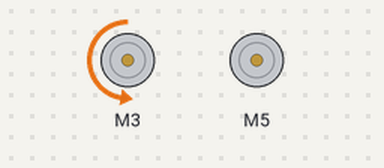
Simulated run of this sketch. Board: Arduino Uno, built with avr-gcc and run on an emulated ATmega328P. On the bench: 2 × DC motor (green arrow = forward, orange = backward, longer = faster). What the sketch prints to the serial monitor is not drawn.

Above: at 0.55 s.
At 1.6 s:
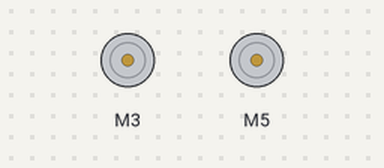
At 2.87 s:
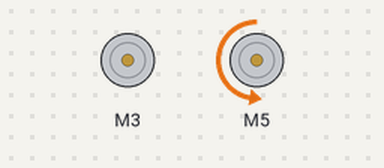
At 4.12 s:
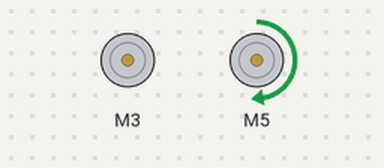
Timing chart, 0 to 4.6 s (numbered marks = the images above):
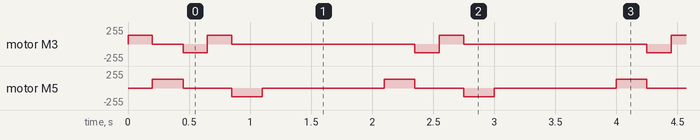

Measured:
- by itself, motor M5: repeats every 1.9 s: stopped 0.40 s, backward 128/255 0.25 s, stopped 1.0 s, forward 128/255 0.25 s
- by itself, motor M3: stopped → forward 128/255 at 0.00 s, → stopped 0.20 s later, → backward 128/255 0.25 s later, → forward 128/255 0.20 s later, … (65 changes in this stretch)

The sketch:

PipeClimber.ino
```cpp
/*******************************************************************************
 * Pipe-Climbing Caterpillar Robot
 * ME3001: Engineering Mechanics
 * By: Tanay Srinivasa U20220086
 ********************************************************************************
 * DESCRIPTION:
 *
 * This code is meant for a internal pipe climbing robot, using a caterpillar like
 * mechanism
 *
 *
 * CONNECTIONS:
 *
 * Arduino D3  - Motor Driver PWM 1A Input: Pinnion Bottom
 * Arduino D9  - Motor Driver PWM 1B Input: Pinnion Bottom
 * Arduino D10 - Motor Driver PWM 2A Input: Lead Screw
 * Arduino D11 - Motor Driver PWM 2B Input: Lead Screw
 * Arduino GND - Motor Driver GND
 * Arduino D5  - Motor Driver PWM 1A Input: Pinnion Top
 * Arduino D6  - Motor Driver PWM 1B Input: Pinnion Top
 *******************************************************************************/

#include <CytronMotorDriver.h>


// Configure the motor driver.
CytronMD rack_bottom(PWM_PWM, 3, 9);    // PWM 1A = Pin 3, PWM 1B = Pin 9.
CytronMD lead_screw(PWM_PWM, 10, 11);  // PWM 2A = Pin 10, PWM 2B = Pin 11.
CytronMD rack_top(PWM_PWM, 5, 6);    // PWM 1A = Pin 5, PWM 1B = Pin 6.


// The setup routine runs once when you press reset.
void setup() {
        Serial.begin(9600);
        Serial.println("Starting Serial Print....");
        extend_bottom();
}

// The loop routine runs over and over again forever.
void loop() {
        extend_top();
        retract_bottom();
        // move_top();
        extend_bottom();
        retract_top();
        // move_bottom();
        delay(1000);
}
```

controller_funcs.ino
```cpp
/****************************************************************************************************************************************************************************************************/
/* PID Position Controller for Wheel Rotation of Front and Rear Wheels */
// void holdwheel(double degrees_F, double degrees_R) {
//         long double dt = loopTimeConstant * 1e-6;

//         double EncTarget_F = degrees_F * (wheelMotorPPR) / 90;
//         double EncTarget_R = degrees_R * (wheelMotorPPR) / 90;

//         double wheel_error_F = -(EncTarget_F - frontWheelEnc.read());
//         double wheel_error_R = -(EncTarget_R - rearWheelEnc.read());

//         frontWheelInput = 0.5 * (0.8 * (wheel_error_F) + 0.1 * ((wheel_error_F - prev_wheel_error_F)/dt) + 10*(integral_wheel_F)*dt);
//         rearWheelInput = 0.5 * (0.8 * (wheel_error_R) + 0.1 * ((wheel_error_R - prev_wheel_error_R)/dt) + 10*(integral_wheel_R)*dt);

//         prev_wheel_error_F = wheel_error_F;
//         prev_wheel_error_R = wheel_error_R;

//         // Integral Control is Activated at an Error within 5 degrees //
//         if (wheel_error_F < 5 * wheelMotorPPR/360) integral_wheel_F += wheel_error_F; // 5 is for degrees can change //
//         else integral_wheel_F = 0;
//         if (wheel_error_R < 5 * wheelMotorPPR/360) integral_wheel_R += wheel_error_R;
//         else integral_wheel_R = 0;

//         // Setting the Maximum Input to The Wheels //
//         // double acc = 100;
//         // if (frontWheelInput > acc)
//         //         frontWheelInput = acc;
//         // if (frontWheelInput < -acc)
//         //         frontWheelInput = -acc;
//         // if (rearWheelInput > acc)
//         //         rearWheelInput = acc;
//         // if (rearWheelInput < -acc)
//         //         rearWheelInput = -acc;
// }
```

motion_funcs.ino
```cpp
void extend_top(){
        rack_top.setSpeed(128);
        delay(250);
        rack_top.setSpeed(0);
}

void retract_top(){
        rack_top.setSpeed(-128);
        delay(250);
        rack_top.setSpeed(0);
}

void move_top(){
        lead_screw.setSpeed(128);
        delay(9000);
        lead_screw.setSpeed(0);
}

void move_bottom(){
        lead_screw.setSpeed(-128);
        delay(9000);
        lead_screw.setSpeed(0);
}

void extend_bottom(){
        rack_bottom.setSpeed(128);
        delay(200);
        rack_bottom.setSpeed(0);
}

void retract_bottom(){
        rack_bottom.setSpeed(-128);
        delay(200);
        rack_bottom.setSpeed(0);
}
```
